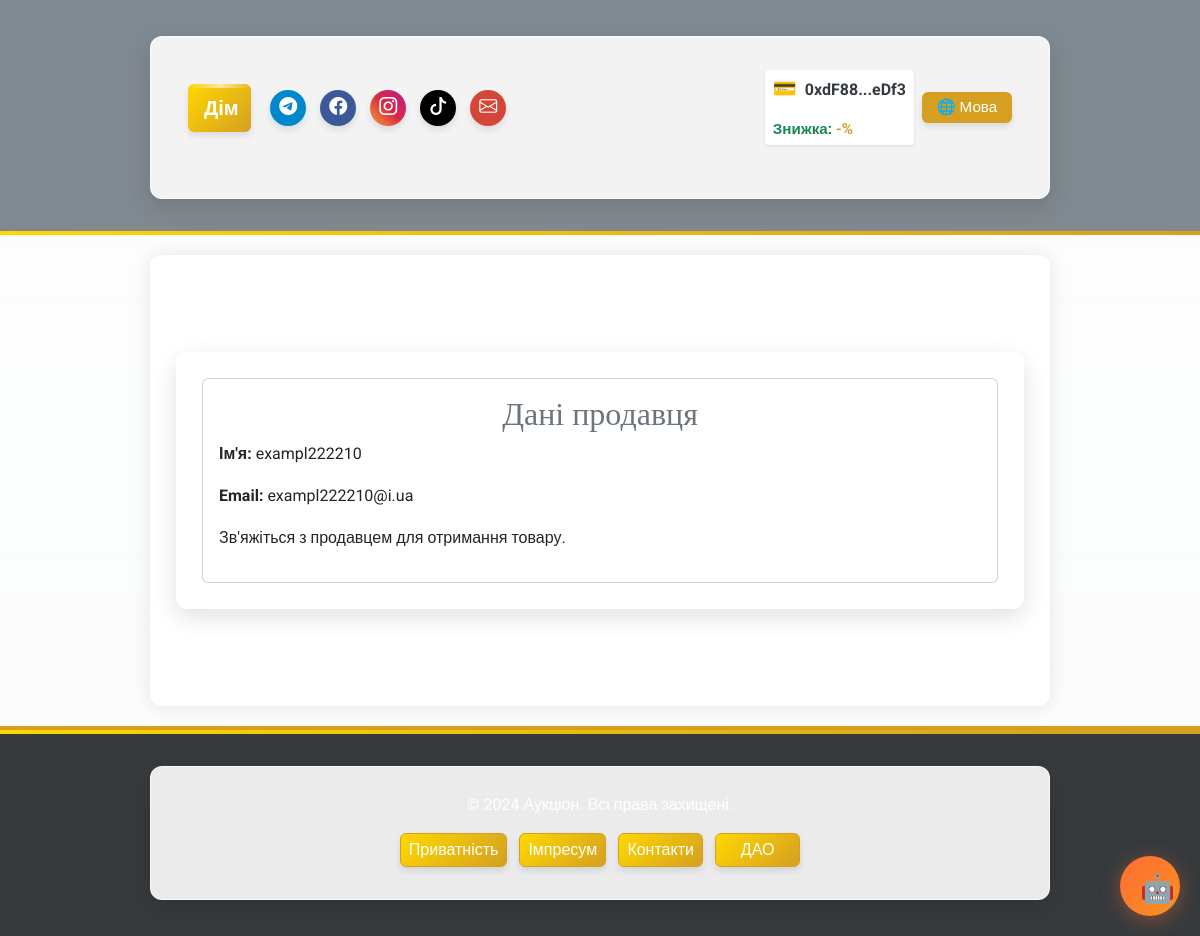
/auction/contact_details/20 (signed in), run on the app's committed database.
### app/models/user.py (models this page shows, shortened)
class User(UserMixin, db.Model):
    __tablename__ = 'users'
    id = db.Column(db.Integer, primary_key=True)
    username = db.Column(db.String(80), nullable=False, unique=True)
    email = db.Column(db.String(120), nullable=False, unique=True)
    password_hash = db.Column(db.String(128), nullable=False)
    balance = db.Column(db.Float, default=0.0)
    platform_balance = db.Column(db.Float, default=0.0)  # Баланс платформи
    user_type = db.Column(db.String(10), nullable=False)  # "buyer", "seller", "admin"
    is_admin = db.Column(db.Boolean, default=False)  # Поле для адміністратора
    wallet_address = db.Column(db.String(42), nullable=True)  # Адреса криптогаманця
    verification_document = db.Column(db.String(255))
    is_verified = db.Column(Boolean, default=False)
    company_name = db.Column(db.String(255))
    tax_id = db.Column(db.String(64))
    language = db.Column(db.String(5), default='ua')  # 'ua', 'en', 'de'    # Зв'язки
    auctions_created = db.relationship('Auction', foreign_keys='Auction.seller_id', backref='seller', lazy=True)
    auctions_won = db.relationship('Auction', foreign_keys='Auction.winner_id', backref='winner', lazy=True)
    auction_participations = db.relationship('AuctionParticipant', back_populates='user', lazy=True)

### app/routes/auction_routes.py (the view, shortened to what this page needs)
@auction_bp.route('/contact_details/<int:auction_id>', methods=['GET'])
@login_required
def auction_contact_details(auction_id):
    lang = session.get('lang', 'ua')
    auction = Auction.query.get(auction_id)
    if not auction:
        flash(get_message('auction_not_found', lang), 'error')
        return redirect(url_for('main.index'))
    if not auction.winner_id or auction.is_active:
        flash(get_message('auction_not_closed', lang), 'error')
        return redirect(url_for('main.index'))
    if current_user.id == auction.winner_id:
        seller = User.query.get(auction.seller_id)
        if lang == 'en':
            return render_template('users/seller_contact_en.html', seller=seller, lang=lang, ui_text=ui_text)
        elif lang == 'de':
            return render_template('users/seller_contact_de.html', seller=seller, lang=lang, ui_text=ui_text)
        return render_template('users/seller_contact.html', seller=seller, lang=lang, ui_text=ui_text)

### app/utils/i18n_ui.py (called while the page is built)
def ui_text(key, lang):
    return ui_translations.get(key, {}).get(lang, ui_translations.get(key, {}).get('ua', key))

### app/templates/users/seller_contact.html (shortened to what this page needs)
{% extends "base.html" %}
{% block content %}
<div class="container my-5">
    <div class="card">
        <div class="card-body">
            <h2 class="card-title text-secondary">Дані продавця</h2>
            <p><strong>Ім'я:</strong> {{ seller.username }}</p>
            <p><strong>Email:</strong> {{ seller.email }}</p>
            <p>Зв'яжіться з продавцем для отримання товару.</p>
        </div>
    </div>
</div>
{% endblock %}

### app/templates/base.html (shortened to what this page needs)
<!DOCTYPE html>
<html lang="{{ lang if lang else 'uk' }}">
<head>
    <link href="https://cdn.jsdelivr.net/npm/bootstrap@5.3.0/dist/css/bootstrap.min.css" rel="stylesheet">
    <link rel="stylesheet" href="https://cdn.jsdelivr.net/npm/bootstrap-icons@1.11.1/font/bootstrap-icons.css">
    <link rel="stylesheet" href="{{ url_for('static', filename='css/custom.css') }}?v={{ range(1, 100000) | random }}">
</head>
<body class="bg-light text-dark" style="font-family: 'Roboto', sans-serif;">
    <div class="video-background">
    </div>
    <header class="bg-secondary text-white py-3" style="background-color: rgba(108, 117, 125, 0.85) !important; position: relative; overflow: hidden;">
        <div class="header-video-bg">
        </div>
        <div class="container">
            <nav class="navbar navbar-expand-lg navbar-dark">
                <div class="container-fluid">
                    <a class="navbar-brand fw-bold home-button" href="/">{{ ui_text('home', lang) }}</a>
                    <div class="d-flex align-items-center w-100 justify-content-between header-content">
                        <div class="d-flex gap-2 align-items-center header-social">
                            <a href="https://t.me/your_channel" class="social-button telegram-color" title="{{ ui_text('telegram', lang) }}"
                                target="_blank">
                                <i class="bi bi-telegram"></i>
                            </a>
                            <a href="https://facebook.com/your_page" class="social-button facebook-color" title="{{ ui_text('facebook', lang) }}"
                                target="_blank">
                                <i class="bi bi-facebook"></i>
                            </a>
                            <a href="https://instagram.com/your_page" class="social-button instagram-color" title="{{ ui_text('instagram', lang) }}"
                                target="_blank">
                                <i class="bi bi-instagram"></i>
                            </a>
                            <a href="https://tiktok.com/@your_page" class="social-button tiktok-color" title="{{ ui_text('tiktok', lang) }}"
                                target="_blank">
                                <i class="bi bi-tiktok"></i>
                            </a>
                            <a href="mailto:info@yourdomain.com" class="social-button email-color" title="{{ ui_text('email', lang) }}">
                                <i class="bi bi-envelope"></i>
                            </a>
                        </div>
                        <div class="d-flex align-items-center ms-3 header-controls">
                            {% if current_user.is_authenticated %}
                            {% if current_user.wallet_address %}
                            <div class="wallet-widget">                                <div class="wallet-address-container">
                                    <span class="wallet-icon">&#128179;</span>
                                    <span id="wallet-address-short" title="{{ ui_text('copy_address', lang) }}" data-full-address="{{ current_user.wallet_address }}" class="text-truncate-item">
                                        {{ current_user.wallet_address[:6] }}...{{ current_user.wallet_address[-4:] }}
                                    </span>
                                </div>                                {% if user_discount is not none %}
                                <div class="small text-success fw-bold mt-1 wallet-discount text-truncate-item">
                                    {{ ui_text('token_discount', lang) }}: <span style="color:#d5a021;">-{{ user_discount }}%</span>
                                </div>
                                {% endif %}
                            </div>                            {% else %}                            <button onclick="connectWallet()" class="btn btn-outline-warning btn-sm ms-2 wallet-connect-btn text-truncate-item">
                                {{ ui_text('connect_wallet', lang) }}&nbsp;&#128179;
                            </button>
                            {% endif %}
                            {% endif %}
                                                        <div class="ms-2 language-switcher">
                                <div class="dropdown">
                                    <button class="btn btn-outline-light btn-sm py-1 px-2 dropdown-toggle text-truncate-item" type="button"
                                        id="langDropdown" data-bs-toggle="dropdown" aria-expanded="false">
                                        🌐 {{ ui_text('language', lang) }}
                                    </button>
                                </div>
                            </div>
                        </div>
                    </div>
                </div>
            </nav>
        </div>
    </header>
    <main class="container py-5" style="background-color: rgba(255, 255, 255, 0.85); border-radius: 12px; box-shadow: 0 0 20px rgba(0, 0, 0, 0.1);">
        {% block content %}{% endblock %}
    </main>
    <footer class="bg-dark text-white py-3 mt-auto" style="background-color: rgba(33, 37, 41, 0.9) !important; position: relative; overflow: hidden;">
        <div class="footer-video-bg">
        </div>
        <div class="container text-center">
            <p class="mb-2">&copy; 2024 {{ ui_text('app_name', lang) }}. {{ ui_text('rights_reserved', lang) }}</p>
            <div class="d-flex justify-content-center gap-2 flex-wrap footer-buttons">
                <a href="{{ url_for('main.privacy') }}" class="btn btn-outline-warning btn-sm footer-btn text-truncate-item">{{ ui_text('privacy_policy', lang) }}</a>
                <a href="{{ url_for('main.impressum') }}" class="btn btn-outline-warning btn-sm footer-btn text-truncate-item">{{ ui_text('impressum', lang) }}</a>
                <a href="{{ url_for('main.contacts') }}" class="btn btn-outline-warning btn-sm footer-btn text-truncate-item">{{ ui_text('contacts', lang) }}</a>
                <a href="{{ url_for('dao.index') }}" class="btn btn-outline-warning btn-sm footer-btn text-truncate-item">{{ ui_text('dao', lang) }}</a>
            </div>
        </div>
    </footer>
</body>
</html>

### app/templates/base.html (style rules this page uses)
.text-truncate-item { white-space: nowrap; overflow: hidden; text-overflow: ellipsis; max-width: 100%; }
.video-background { position: fixed; top: 0; left: 0; width: 100%; height: 100%; z-index: -2; overflow: hidden; }
.wallet-widget { display: flex; align-items: center; background-color: white; padding: 0.25rem 0.5rem; border-radius: 0.25rem; box-shadow: 0 1px 3px rgba(0, 0, 0, 0.1); gap: 8px; flex-direction: column; align-items: flex-start; max-width: 100%; }
.wallet-address-container { display: flex; align-items: center; gap: 8px; max-width: 100%; overflow: hidden; }
.wallet-icon { font-size: 1.2em; color: #28a745; }
#wallet-address-short { text-overflow: ellipsis; overflow: hidden; white-space: nowrap; cursor: pointer; font-weight: bold; color: #343a40; }
.wallet-discount { font-size: 0.95em; max-width: 100%; }
.language-switcher button { font-size: 0.95em; min-width: 90px; }
.footer-btn { min-width: 85px; text-overflow: ellipsis; overflow: hidden; white-space: nowrap; padding: 4px 8px; margin: 2px; }
.header-video-bg, .footer-video-bg { position: absolute; top: 0; left: 0; width: 100%; height: 100%; z-index: -1; overflow: hidden; }
footer { position: relative; overflow: hidden; }

### data on the page
User: wallet_address "0xdF88", wallet_address "eDf3"
User: username "exampl222210", email "exampl222210@i.ua"

### other printed values
{{ ui_text('home', lang) }} "Дім"
{{ ui_text('token_discount', lang) }} "Знижка"
{{ ui_text('language', lang) }} "Мова"
{{ ui_text('app_name', lang) }} "Аукціон"
{{ ui_text('rights_reserved', lang) }} "Всі права захищені."
{{ ui_text('privacy_policy', lang) }} "Приватність"
{{ ui_text('impressum', lang) }} "Імпресум"
{{ ui_text('contacts', lang) }} "Контакти"
{{ ui_text('dao', lang) }} "ДАО"
